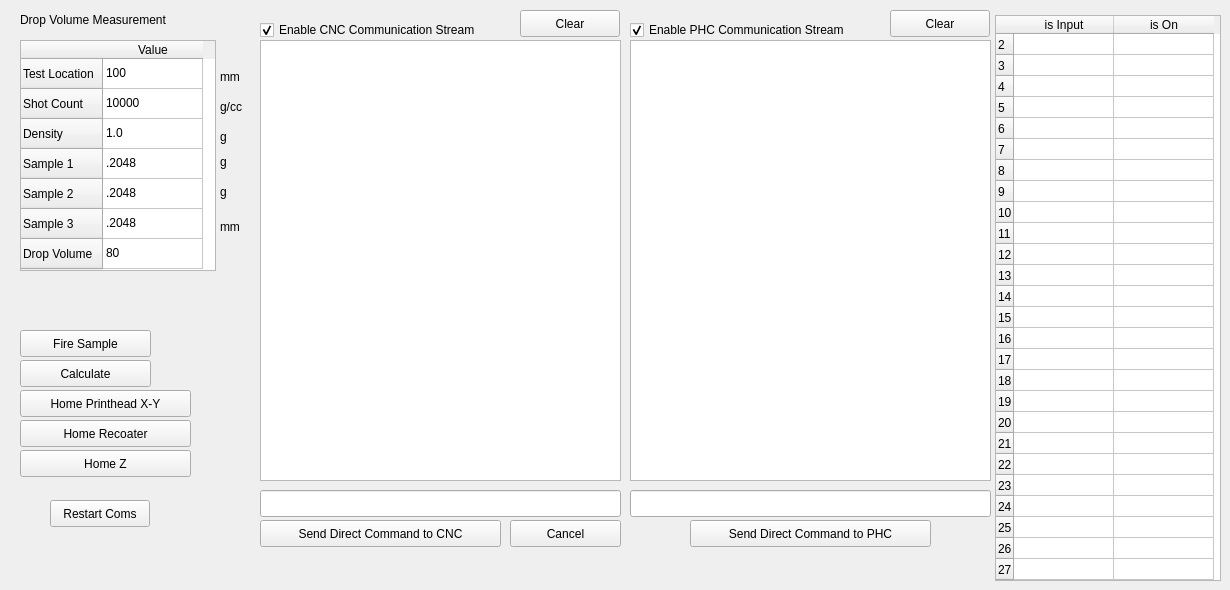
    <widget class="QWidget" name="tabFunctions">
     <attribute name="title">
      <string>Functions</string>
     </attribute>
     <widget class="QLabel" name="label_15">
      <property name="geometry">
       <rect>
        <x>20</x>
        <y>10</y>
        <width>241</width>
        <height>19</height>
       </rect>
      </property>
      <property name="text">
       <string>Drop Volume Measurement</string>
      </property>
     </widget>
     <widget class="QPushButton" name="goHomeX">
      <property name="geometry">
       <rect>
        <x>20</x>
        <y>390</y>
        <width>171</width>
        <height>27</height>
       </rect>
      </property>
      <property name="text">
       <string>Home Printhead X-Y</string>
      </property>
     </widget>
     <widget class="QPushButton" name="goHomeA">
      <property name="geometry">
       <rect>
        <x>20</x>
        <y>420</y>
        <width>171</width>
        <height>27</height>
       </rect>
      </property>
      <property name="text">
       <string>Home Recoater</string>
      </property>
     </widget>
     <widget class="QPushButton" name="goHomeZ">
      <property name="geometry">
       <rect>
        <x>20</x>
        <y>450</y>
        <width>171</width>
        <height>27</height>
       </rect>
      </property>
      <property name="text">
       <string>Home Z</string>
      </property>
     </widget>
     <widget class="QLineEdit" name="txtCNCDirect">
      <property name="geometry">
       <rect>
        <x>260</x>
        <y>490</y>
        <width>361</width>
        <height>27</height>
       </rect>
      </property>
     </widget>
     <widget class="QPushButton" name="goSendDirect">
      <property name="geometry">
       <rect>
        <x>260</x>
        <y>520</y>
        <width>241</width>
        <height>27</height>
       </rect>
      </property>
      <property name="text">
       <string>Send Direct Command to CNC</string>
      </property>
     </widget>
     <widget class="QTableWidget" name="tblDropmass">
      <property name="geometry">
       <rect>
        <x>20</x>
        <y>40</y>
        <width>196</width>
        <height>231</height>
       </rect>
      </property>
      <row>
       <property name="text">
        <string>Test Location</string>
       </property>
      </row>
      <row>
       <property name="text">
        <string>Shot Count</string>
       </property>
      </row>
      <row>
       <property name="text">
        <string>Density</string>
       </property>
      </row>
      <row>
       <property name="text">
        <string>Sample 1</string>
       </property>
      </row>
      <row>
       <property name="text">
        <string>Sample 2</string>
       </property>
      </row>
      <row>
       <property name="text">
        <string>Sample 3</string>
       </property>
      </row>
      <row>
       <property name="text">
        <string>Drop Volume</string>
       </property>
      </row>
      <column>
       <property name="text">
        <string>Value</string>
       </property>
      </column>
      <item row="0" column="0">
       <property name="text">
        <string>100</string>
       </property>
      </item>
      <item row="1" column="0">
       <property name="text">
        <string>10000</string>
       </property>
      </item>
      <item row="2" column="0">
       <property name="text">
        <string>1.0</string>
       </property>
      </item>
      <item row="3" column="0">
       <property name="text">
        <string>.2048</string>
       </property>
      </item>
      <item row="4" column="0">
       <property name="text">
        <string>.2048</string>
       </property>
      </item>
      <item row="5" column="0">
       <property name="text">
        <string>.2048</string>
       </property>
      </item>
      <item row="6" column="0">
       <property name="text">
        <string>80</string>
       </property>
      </item>
     </widget>
     <widget class="QPushButton" name="fireSample">
      <property name="geometry">
       <rect>
        <x>20</x>
        <y>330</y>
        <width>131</width>
        <height>27</height>
       </rect>
      </property>
      <property name="text">
       <string>Fire Sample</string>
      </property>
     </widget>
     <widget class="QPushButton" name="calculateDropmass">
      <property name="geometry">
       <rect>
        <x>20</x>
        <y>360</y>
        <width>131</width>
        <height>27</height>
       </rect>
      </property>
      <property name="text">
       <string>Calculate</string>
      </property>
     </widget>
     <widget class="QPlainTextEdit" name="txtCNCLog">
      <property name="geometry">
       <rect>
        <x>260</x>
        <y>40</y>
        <width>361</width>
        <height>441</height>
       </rect>
      </property>
      <property name="font">
       <font>
        <pointsize>8</pointsize>
       </font>
      </property>
     </widget>
     <widget class="QPlainTextEdit" name="txtPHCLog">
      <property name="geometry">
       <rect>
        <x>630</x>
        <y>40</y>
        <width>361</width>
        <height>441</height>
       </rect>
      </property>
      <property name="font">
       <font>
        <pointsize>8</pointsize>
       </font>
      </property>
     </widget>
     <widget class="QPushButton" name="restartComs">
      <property name="geometry">
       <rect>
        <x>50</x>
        <y>500</y>
        <width>100</width>
        <height>27</height>
       </rect>
      </property>
      <property name="text">
       <string>Restart Coms</string>
      </property>
     </widget>
     <widget class="QLineEdit" name="txtPHCDirect">
      <property name="geometry">
       <rect>
        <x>630</x>
        <y>490</y>
        <width>361</width>
        <height>27</height>
       </rect>
      </property>
     </widget>
     <widget class="QPushButton" name="goSendDirectPHC">
      <property name="geometry">
       <rect>
        <x>690</x>
        <y>520</y>
        <width>241</width>
        <height>27</height>
       </rect>
      </property>
      <property name="text">
       <string>Send Direct Command to PHC</string>
      </property>
     </widget>
     <widget class="QPushButton" name="clearCNCLog">
      <property name="geometry">
       <rect>
        <x>520</x>
        <y>10</y>
        <width>100</width>
        <height>27</height>
       </rect>
      </property>
      <property name="text">
       <string>Clear</string>
      </property>
     </widget>
     <widget class="QPushButton" name="clearPHCLog">
      <property name="geometry">
       <rect>
        <x>890</x>
        <y>10</y>
        <width>100</width>
        <height>27</height>
       </rect>
      </property>
      <property name="text">
       <string>Clear</string>
      </property>
     </widget>
     <widget class="QCheckBox" name="chkEnableCNCStream">
      <property name="geometry">
       <rect>
        <x>260</x>
        <y>20</y>
        <width>241</width>
        <height>20</height>
       </rect>
      </property>
      <property name="text">
       <string>Enable CNC Communication Stream</string>
      </property>
      <property name="checked">
       <bool>true</bool>
      </property>
     </widget>
     <widget class="QCheckBox" name="chkEnablePHCStream">
      <property name="geometry">
       <rect>
        <x>630</x>
        <y>20</y>
        <width>241</width>
        <height>20</height>
       </rect>
      </property>
      <property name="text">
       <string>Enable PHC Communication Stream</string>
      </property>
      <property name="checked">
       <bool>true</bool>
      </property>
     </widget>
     <widget class="QLabel" name="label_77">
      <property name="geometry">
       <rect>
        <x>220</x>
        <y>70</y>
        <width>30</width>
        <height>14</height>
       </rect>
      </property>
      <property name="text">
       <string>mm</string>
      </property>
     </widget>
     <widget class="QLabel" name="label_78">
      <property name="geometry">
       <rect>
        <x>220</x>
        <y>100</y>
        <width>30</width>
        <height>14</height>
       </rect>
      </property>
      <property name="text">
       <string>g/cc</string>
      </property>
     </widget>
     <widget class="QLabel" name="label_79">
      <property name="geometry">
       <rect>
        <x>220</x>
        <y>130</y>
        <width>30</width>
        <height>14</height>
       </rect>
      </property>
      <property name="text">
       <string>g</string>
      </property>
     </widget>
     <widget class="QLabel" name="label_80">
      <property name="geometry">
       <rect>
        <x>220</x>
        <y>155</y>
        <width>30</width>
        <height>14</height>
       </rect>
      </property>
      <property name="text">
       <string>g</string>
      </property>
     </widget>
     <widget class="QLabel" name="label_81">
      <property name="geometry">
       <rect>
        <x>220</x>
        <y>185</y>
        <width>30</width>
        <height>14</height>
       </rect>
      </property>
      <property name="text">
       <string>g</string>
      </property>
     </widget>
     <widget class="QLabel" name="label_82">
      <property name="geometry">
       <rect>
        <x>220</x>
        <y>220</y>
        <width>30</width>
        <height>14</height>
       </rect>
      </property>
      <property name="text">
       <string>mm</string>
      </property>
     </widget>
     <widget class="QTableWidget" name="tblIOPoints">
      <property name="geometry">
       <rect>
        <x>995</x>
        <y>15</y>
        <width>226</width>
        <height>566</height>
       </rect>
      </property>
      <attribute name="horizontalHeaderMinimumSectionSize">
       <number>24</number>
      </attribute>
      <attribute name="verticalHeaderDefaultSectionSize">
       <number>21</number>
      </attribute>
      <row>
       <property name="text">
        <string>2</string>
       </property>
      </row>
      <row>
       <property name="text">
        <string>3</string>
       </property>
      </row>
      <row>
       <property name="text">
        <string>4</string>
       </property>
      </row>
      <row>
       <property name="text">
        <string>5</string>
       </property>
      </row>
      <row>
       <property name="text">
        <string>6</string>
       </property>
      </row>
      <row>
       <property name="text">
        <string>7</string>
       </property>
      </row>
      <row>
       <property name="text">
        <string>8</string>
       </property>
      </row>
      <row>
       <property name="text">
        <string>9</string>
       </property>
      </row>
      <row>
       <property name="text">
        <string>10</string>
       </property>
      </row>
      <row>
       <property name="text">
        <string>11</string>
       </property>
      </row>
      <row>
       <property name="text">
        <string>12</string>
       </property>
      </row>
      <row>
       <property name="text">
        <string>13</string>
       </property>
      </row>
      <row>
       <property name="text">
        <string>14</string>
       </property>
      </row>
      <row>
       <property name="text">
        <string>15</string>
       </property>
      </row>
      <row>
       <property name="text">
        <string>16</string>
       </property>
      </row>
      <row>
       <property name="text">
        <string>17</string>
       </property>
      </row>
      <row>
       <property name="text">
        <string>18</string>
       </property>
      </row>
      <row>
       <property name="text">
        <string>19</string>
       </property>
      </row>
      <row>
       <property name="text">
        <string>20</string>
       </property>
      </row>
      <row>
       <property name="text">
        <string>21</string>
       </property>
      </row>
      <row>
       <property name="text">
        <string>22</string>
       </property>
      </row>
      <row>
       <property name="text">
        <string>23</string>
       </property>
      </row>
      <row>
       <property name="text">
        <string>24</string>
       </property>
      </row>
      <row>
       <property name="text">
        <string>25</string>
       </property>
      </row>
      <row>
       <property name="text">
        <string>26</string>
       </property>
      </row>
      <row>
       <property name="text">
        <string>27</string>
       </property>
      </row>
      <column>
       <property name="text">
        <string>is Input</string>
       </property>
      </column>
      <column>
       <property name="text">
        <string>is On</string>
       </property>
      </column>
     </widget>
     <widget class="QPushButton" name="cancelCNCCommand">
      <property name="geometry">
       <rect>
        <x>510</x>
        <y>520</y>
        <width>111</width>
        <height>27</height>
       </rect>
      </property>
      <property name="text">
       <string>Cancel</string>
      </property>
     </widget>
    </widget>
